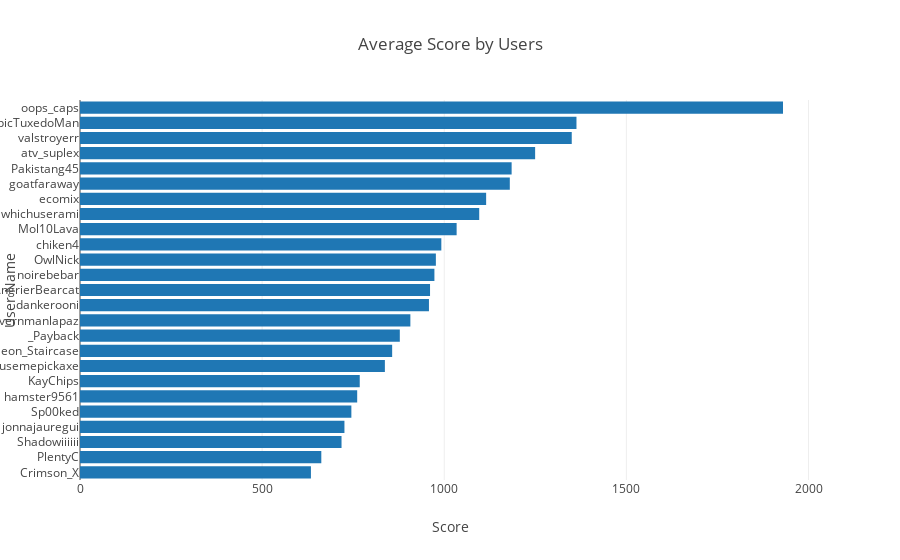

Notebook code for this chart:
### Markdown cell above
**Then, let's take a look which redditors have the highest average score:**

### Code cell
users = users.sort_values(by=['avg_score'])

data = [go.Bar(x=users.avg_score[-25:],
              y=users.index[-25:], 
              orientation='h')]
layout = go.Layout(
    title='Average Score by Users',
    xaxis=dict(title='Score'),
    yaxis=dict(title='User Name')
)

fig = go.Figure(data=data, layout=layout)
iplot(fig)

### Figure 1 — Plotly figure (JSON) as saved in the notebook; plotly's stock layout.template omitted (floating-point values rounded to 4 significant figures)
{"data": [{"orientation": "h", "type": "bar", "uid": "e74364dc-a004-11e8-a71a-843a4b06963c", "x": [634, 662.5, 718, 726, 745, 761, 768, 837, 857, 878, 907, 958, 961, 973, 977, 992, 1034, 1096, 1115, 1180, 1185, 1250.0, 1350, 1363, 1930], "y": ["Crimson_X", "PlentyC", "Shadowiiiiii", "jonnajauregui", "Sp00ked", "hamster9561", "KayChips", "onlyusemepickaxe", "Neon_Staircase", "_Payback", "vernmanlapaz", "dankerooni", "AngrierBearcat", "noirebebar", "OwlNick", "chiken4", "Mol10Lava", "whichuserami", "ecomix", "goatfaraway", "Pakistang45", "atv_suplex", "valstroyerr", "EpicTuxedoMan", "oops_caps"]}], "layout": {"title": "Average Score by Users", "xaxis": {"title": "Score"}, "yaxis": {"title": "User Name"}}}
